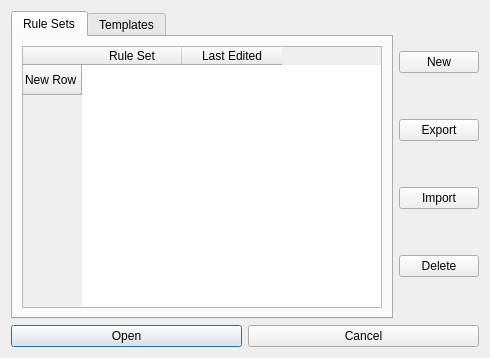
<?xml version="1.0" encoding="UTF-8"?>
<ui version="4.0">
 <class>Dialog</class>
 <widget class="QDialog" name="Dialog">
  <property name="geometry">
   <rect>
    <x>0</x>
    <y>0</y>
    <width>490</width>
    <height>358</height>
   </rect>
  </property>
  <property name="windowTitle">
   <string>Rule Set List</string>
  </property>
  <property name="windowIcon">
   <iconset resource="../../ufwi-rpcc-qt/resources/ufwi-rpcc-qt.qrc">
    <normaloff>:icons/appicon.png</normaloff>:icons/appicon.png</iconset>
  </property>
  <layout class="QVBoxLayout">
   <item>
    <layout class="QHBoxLayout">
     <item>
      <widget class="QTabWidget" name="ruleset_tab">
       <property name="currentIndex">
        <number>0</number>
       </property>
       <widget class="QWidget" name="tab">
        <attribute name="title">
         <string>Rule Sets</string>
        </attribute>
        <layout class="QVBoxLayout">
         <item>
          <widget class="QTableWidget" name="ruleset_table">
           <property name="verticalScrollBarPolicy">
            <enum>Qt::ScrollBarAsNeeded</enum>
           </property>
           <property name="horizontalScrollBarPolicy">
            <enum>Qt::ScrollBarAsNeeded</enum>
           </property>
           <property name="autoScroll">
            <bool>false</bool>
           </property>
           <property name="editTriggers">
            <set>QAbstractItemView::NoEditTriggers</set>
           </property>
           <property name="alternatingRowColors">
            <bool>true</bool>
           </property>
           <property name="selectionMode">
            <enum>QAbstractItemView::SingleSelection</enum>
           </property>
           <property name="selectionBehavior">
            <enum>QAbstractItemView::SelectRows</enum>
           </property>
           <property name="textElideMode">
            <enum>Qt::ElideRight</enum>
           </property>
           <property name="horizontalScrollMode">
            <enum>QAbstractItemView::ScrollPerItem</enum>
           </property>
           <property name="showGrid">
            <bool>false</bool>
           </property>
           <property name="gridStyle">
            <enum>Qt::NoPen</enum>
           </property>
           <property name="sortingEnabled">
            <bool>true</bool>
           </property>
           <property name="wordWrap">
            <bool>false</bool>
           </property>
           <property name="cornerButtonEnabled">
            <bool>false</bool>
           </property>
           <row>
            <property name="text">
             <string>New Row</string>
            </property>
           </row>
           <column>
            <property name="text">
             <string>Rule Set</string>
            </property>
           </column>
           <column>
            <property name="text">
             <string>Last Edited</string>
            </property>
           </column>
          </widget>
         </item>
        </layout>
       </widget>
       <widget class="QWidget" name="tab_2">
        <attribute name="title">
         <string>Templates</string>
        </attribute>
        <layout class="QVBoxLayout">
         <item>
          <widget class="QTableWidget" name="template_table">
           <property name="verticalScrollBarPolicy">
            <enum>Qt::ScrollBarAsNeeded</enum>
           </property>
           <property name="horizontalScrollBarPolicy">
            <enum>Qt::ScrollBarAsNeeded</enum>
           </property>
           <property name="autoScroll">
            <bool>false</bool>
           </property>
           <property name="editTriggers">
            <set>QAbstractItemView::NoEditTriggers</set>
           </property>
           <property name="alternatingRowColors">
            <bool>true</bool>
           </property>
           <property name="selectionMode">
            <enum>QAbstractItemView::SingleSelection</enum>
           </property>
           <property name="selectionBehavior">
            <enum>QAbstractItemView::SelectRows</enum>
           </property>
           <property name="textElideMode">
            <enum>Qt::ElideRight</enum>
           </property>
           <property name="horizontalScrollMode">
            <enum>QAbstractItemView::ScrollPerItem</enum>
           </property>
           <property name="showGrid">
            <bool>false</bool>
           </property>
           <property name="gridStyle">
            <enum>Qt::NoPen</enum>
           </property>
           <property name="sortingEnabled">
            <bool>true</bool>
           </property>
           <property name="wordWrap">
            <bool>false</bool>
           </property>
           <property name="cornerButtonEnabled">
            <bool>false</bool>
           </property>
           <row>
            <property name="text">
             <string>New Row</string>
            </property>
           </row>
           <column>
            <property name="text">
             <string>Template</string>
            </property>
           </column>
           <column>
            <property name="text">
             <string>Last Edited</string>
            </property>
           </column>
          </widget>
         </item>
        </layout>
       </widget>
      </widget>
     </item>
     <item>
      <layout class="QVBoxLayout">
       <item>
        <widget class="QPushButton" name="create_button">
         <property name="text">
          <string>New</string>
         </property>
         <property name="icon">
          <iconset resource="../../ufwi-rpcc-qt/resources/ufwi-rpcc-qt.qrc">
           <normaloff>:/icons/nouveau_jeu_de_regle.png</normaloff>:/icons/nouveau_jeu_de_regle.png</iconset>
         </property>
         <property name="autoDefault">
          <bool>false</bool>
         </property>
        </widget>
       </item>
       <item>
        <widget class="QPushButton" name="download_button">
         <property name="text">
          <string>Export</string>
         </property>
         <property name="icon">
          <iconset resource="../../ufwi-rpcc-qt/resources/ufwi-rpcc-qt.qrc">
           <normaloff>:/icons/save.png</normaloff>:/icons/save.png</iconset>
         </property>
         <property name="autoDefault">
          <bool>false</bool>
         </property>
        </widget>
       </item>
       <item>
        <widget class="QPushButton" name="upload_button">
         <property name="text">
          <string>Import</string>
         </property>
         <property name="icon">
          <iconset resource="../../ufwi-rpcc-qt/resources/ufwi-rpcc-qt.qrc">
           <normaloff>:/icons/upload.png</normaloff>:/icons/upload.png</iconset>
         </property>
         <property name="autoDefault">
          <bool>false</bool>
         </property>
        </widget>
       </item>
       <item>
        <widget class="QPushButton" name="delete_button">
         <property name="text">
          <string>Delete</string>
         </property>
         <property name="icon">
          <iconset resource="../../ufwi-rpcc-qt/resources/ufwi-rpcc-qt.qrc">
           <normaloff>:/icons/delete.png</normaloff>:/icons/delete.png</iconset>
         </property>
         <property name="autoDefault">
          <bool>false</bool>
         </property>
        </widget>
       </item>
      </layout>
     </item>
    </layout>
   </item>
   <item>
    <layout class="QHBoxLayout">
     <item>
      <widget class="QPushButton" name="open_button">
       <property name="text">
        <string>Open</string>
       </property>
       <property name="icon">
        <iconset resource="../../ufwi-rpcc-qt/resources/ufwi-rpcc-qt.qrc">
         <normaloff>:/icons/apply.png</normaloff>:/icons/apply.png</iconset>
       </property>
      </widget>
     </item>
     <item>
      <widget class="QPushButton" name="cancel_button">
       <property name="text">
        <string>Cancel</string>
       </property>
       <property name="icon">
        <iconset resource="../../ufwi-rpcc-qt/resources/ufwi-rpcc-qt.qrc">
         <normaloff>:/icons/wrong.png</normaloff>:/icons/wrong.png</iconset>
       </property>
       <property name="autoDefault">
        <bool>false</bool>
       </property>
      </widget>
     </item>
    </layout>
   </item>
  </layout>
 </widget>
 <resources>
  <include location="ufwi-ruleset.qrc"/>
  <include location="../../ufwi-rpcc-qt/resources/ufwi-rpcc-qt.qrc"/>
 </resources>
 <connections>
  <connection>
   <sender>cancel_button</sender>
   <signal>released()</signal>
   <receiver>Dialog</receiver>
   <slot>reject()</slot>
   <hints>
    <hint type="sourcelabel">
     <x>367</x>
     <y>326</y>
    </hint>
    <hint type="destinationlabel">
     <x>244</x>
     <y>318</y>
    </hint>
   </hints>
  </connection>
  <connection>
   <sender>open_button</sender>
   <signal>released()</signal>
   <receiver>Dialog</receiver>
   <slot>accept()</slot>
   <hints>
    <hint type="sourcelabel">
     <x>49</x>
     <y>335</y>
    </hint>
    <hint type="destinationlabel">
     <x>3</x>
     <y>315</y>
    </hint>
   </hints>
  </connection>
 </connections>
</ui>
